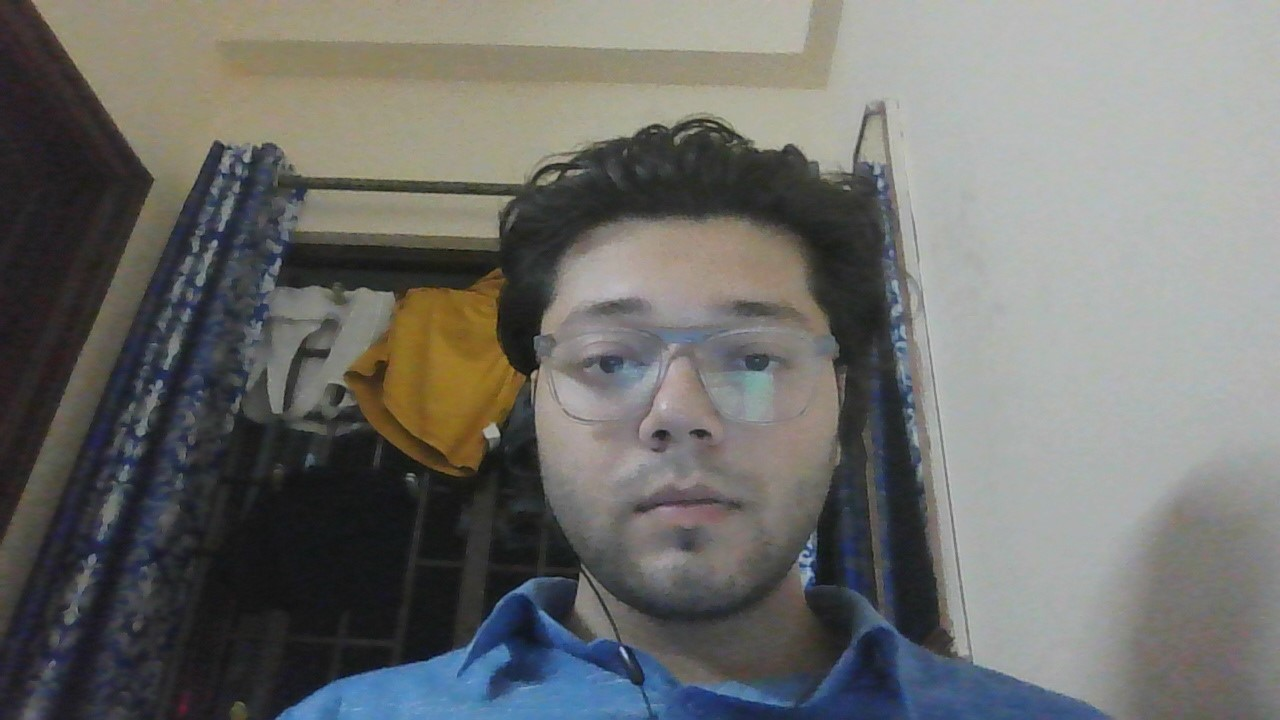
#> input picture backend/models/skin_tone_model/test_imgs/test_1.jpg, 1280 x 720 px
$ python -i skin_detection.py   (imports and definitions only)
#> lines starting #> are read from the running program, lines starting #| are printed output that depends on the picture; after the words box and inside, x2 and y2 are one past the last pixel; in counts of white or black regions, pixels touching at a corner belong together
import cv2
import numpy as np
import pandas as pd
from sklearn.cluster import KMeans

pd.options.mode.chained_assignment = None  # default='warn'

def skin_colours(img_path):
    # read image in BGR and resize it
    img = read_image(img_path , maxh=500, maxw=500)
    #transfrom image into HSV , YCrCb colour space
    images = image_conversions(img)
    # determine pixels with skin colour values
    h,w = skin_predict(images)

    dframe , dframe_removed = process(images)
    skin_cluster_row , skin_cluster_label = skin_cluster(dframe)
    cluster_label_mat = cluster_matrix(
        dframe,
        dframe_removed,
        skin_cluster_label,
        h,
        w
    )
    # [6 lines of commented-out code are left out]

    return np.delete(skin_cluster_row, -1)


def display_image(image, name):
    window_name = name
    cv2.namedWindow(window_name)
    cv2.imshow(window_name, image)
    cv2.waitKey()
    cv2.destroyAllWindows()

# Display all images


def display_all_images(images):
    for key, value in images.items():
        display_image(value, key)

# write all images


def write_all_images(images):
    for key, value in images.items():
        cv2.imwrite(key+'.jpg', value)


#read an image using openCV

def read_image(path , maxh=500 , maxw=500):

#> called with path = 'test_imgs/test_1.jpg', maxh = 500, maxw = 500
    img_BGR = cv2.imread(path ,3 )
#> img_BGR is the input picture: shape (720, 1280, 3); mean B, G, R 107.9, 110.7, 110.5
    img_BGR = cv2.imread(path, 3)
    img_BGR = cv2.resize(img_BGR, (375, 500))
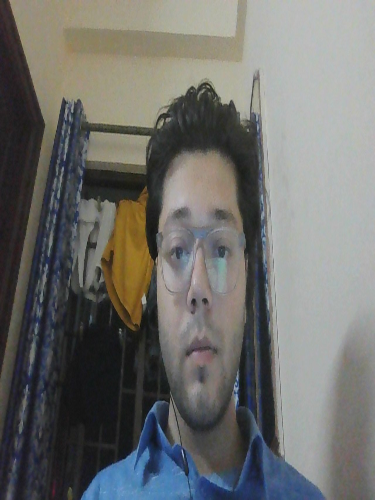
#> img_BGR: shape (500, 375, 3); mean B, G, R 107.8, 110.6, 110.4
    return img_BGR

# Grayscle and Thresholding and HSV & YCrCb color space conversions
def image_conversions(img_BGR):
    images = {
        "BGR" : img_BGR,
        "grayscale" : cv2.cvtColor(img_BGR , cv2.COLOR_BGR2GRAY),
    }

    images["thresholded_masked"] = thresholding_masking(images)
    images["HSV"] = cv2.cvtColor( images["thresholded_masked"] , cv2.COLOR_BGR2HSV )
    images["YCrCb"] = cv2.cvtColor(images["thresholded_masked"] , cv2.COLOR_BGR2YCrCb)

    # display_all_images(images)
    return images


def thresholding_masking(images):
    histogram, bin_edges = np.histogram(
        images["grayscale"].ravel(), 256, [0, 256])
#> histogram = 256 values, max 4388 at index 186, min 0 at index 0, mean 732.4; bin_edges = 257 values from 0 to 256
    Totsu , thresholded_img_otsu = cv2.threshold(
        images["grayscale"] ,
        0 ,
        255,
        cv2.THRESH_BINARY_INV + cv2.THRESH_OTSU
        )
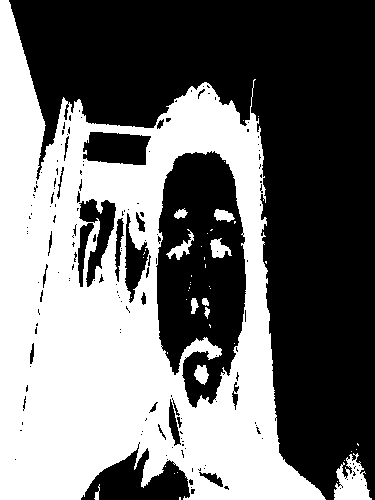
#> thresholded_img_otsu: shape (500, 375); 44.4% white; 45 white regions (34 under 20 px), largest, box (x1, y1, x2, y2) and area: (0, 0, 326, 500) 80963, (334, 453, 372, 500) 1037, (210, 238, 232, 258) 259
#> Totsu = 104
    Tmax = np.where(histogram[:] == max(histogram[:]))[0][0]
#> Tmax = 186
    Tfinal = round((Tmax + Totsu)/2) if Tmax > 10 else round((Tmax + Totsu)/4)
#> Tfinal = 145

    threshold_type = (cv2.THRESH_BINARY if Tmax <
                      220 else cv2.THRESH_BINARY_INV)
#> threshold_type = 0

    #segmenting
    Tfinal, thresholded_image = cv2.threshold(
        images["grayscale"], Tfinal, 255, threshold_type)
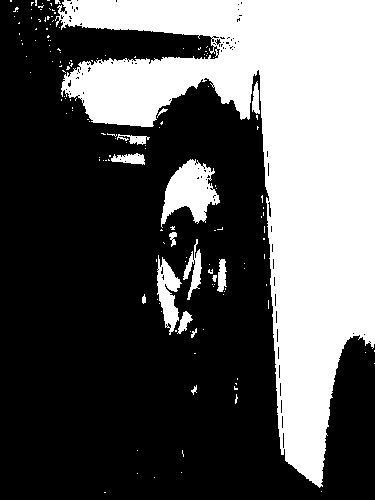
#> thresholded_image: shape (500, 375); 35.2% white; 152 white regions (137 under 20 px), largest, box (x1, y1, x2, y2) and area: (55, 0, 375, 488) 60680, (161, 159, 220, 228) 2219, (157, 255, 182, 335) 1014

    #masking pg BGR image according to segmented image in grayscale
    masked_img = cv2.bitwise_and(
        images["BGR"] ,
        images["BGR"] ,
        mask=thresholded_image
    )
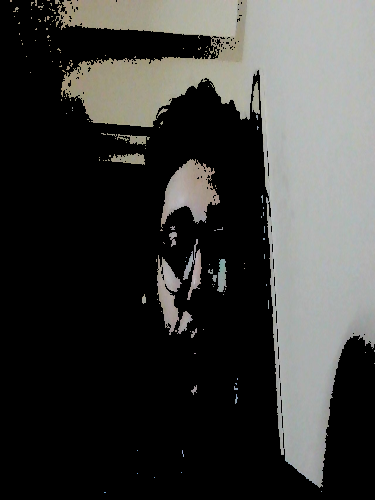
#> masked_img: shape (500, 375, 3); mean of channels 0, 1, 2 58.8, 61.1, 60.9; drawn as B, G, R
#> in skin_colours, `images = image_conversions(img)`: images = 5 items

    return masked_img


# Determine the skin pixels based on colour values
# All pixels fitting the criteria : (Hue <= 170) and (140 <= Cr <= 170) and (90 <= Cb <= 120)
# are classified as skin pixels
def skin_predict(images):
    h,w =  images["grayscale"].shape
#> h = 500; w = 375
    images["skin"] = np.copy(images["grayscale"])

    for i in range(h):
        for j in range(w):
            if((images["HSV"].item(i, j, 0) <= 170) and (140 <= images["YCrCb"].item(i, j, 1) <= 170) and (90 <= images["YCrCb"].item(i, j, 2) <= 120)):
                images["skin"][i, j] = 255
            else:
                images["skin"][i, j] = 0
#> after the loop, images = 6 items
#> in skin_colours, `h,w = skin_predict(images)`: h = 500; w = 375
#> in skin_colours, `dframe , dframe_removed = process(images)`: dframe = table of 62815 rows and 4 columns; dframe_removed = table of 124685 rows and 4 columns
#> in skin_colours, `skin_cluster_row , skin_cluster_label = skin_cluster(dframe)`: skin_cluster_row = [[28.82, 130.5, 120.9, 0.571]]; skin_cluster_label = 2
    return h, w


def process(images):

    #process image into custom dataframe with columns H , Y , X , Cr , Cb , I

    dframe = pd.DataFrame()

    # extract H values
    dframe['H'] = images["HSV"].reshape([-1, 3])[:, 0]

    # # Getting the y-x coordintates of white (foreground) pixels
    # gray = cv2.cvtColor(images["thresholded_masked"], cv2.COLOR_BGR2GRAY)
    # yx_coords = np.column_stack(np.where(gray >= 0))
    # dframe['Y'] = yx_coords[:, 0]
    # dframe['X'] = yx_coords[:, 1]

    # extracting Cr , Cb , Y values
    dframe['Cr'] = images["YCrCb"].reshape([-1, 3])[:, 1]
    dframe['Cb'] = images["YCrCb"].reshape([-1, 3])[:, 2]

    # reshaping image array into 1 row and N columns
    dframe['I'] = images["skin"].reshape([1, images["skin"].size])[0]

    # Remove Black pixels - which are already segmented
    dframe_removed = dframe[dframe['H'] == 0]
    dframe.drop(dframe[dframe['H'] == 0].index, inplace=True)
    return dframe, dframe_removed

# cluster skin pixels using K-means


def skin_cluster(dframe):
    # K-means
    kmeans = KMeans(
        init="random",
        n_clusters=3,
        n_init=5,
        max_iter=100,
        random_state=42
    )
    kmeans.fit(dframe)

    # Get the skin cluster label - which has the highest I value
    km_cc = kmeans.cluster_centers_
    skin_cluster_row = km_cc[km_cc[:, -1] == max(km_cc[:, -1]), :] #look at KMeans docs
    skin_cluster_label = np.where(
        [np.allclose(row, skin_cluster_row) for row in km_cc])[0][0]

    # Add cluster-label column to the dataframe
    dframe['cluster'] = kmeans.labels_
    return skin_cluster_row, skin_cluster_label


# Append removed pixels to the dataframe and get cluster matrix
def cluster_matrix(dframe, dframe_removed, skin_cluster_label, height, width):
#> called with skin_cluster_label = 2, height = 500, width = 375
    dframe_removed['cluster'] = np.full((len(dframe_removed.index), 1), -1)
    dframe = pd.concat([dframe, dframe_removed], ignore_index=True)

    # dframe = dframe.append(dframe_removed, ignore_index=False).sort_index()
    dframe['cluster'] = (dframe['cluster'] ==
                         skin_cluster_label).astype(int) * 255
    cluster_label_mat = np.asarray(
        dframe['cluster'].values.reshape(height, width), dtype=np.uint8)
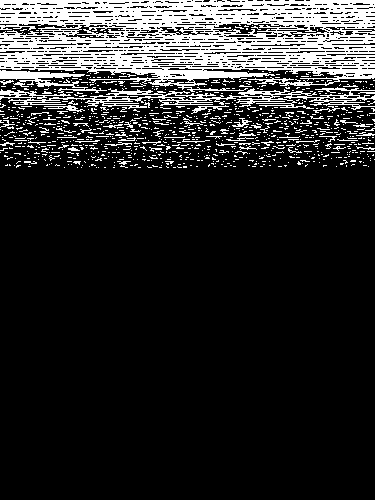
#> cluster_label_mat: shape (500, 375); 16.2% white; 963 white regions (909 under 20 px), largest, box (x1, y1, x2, y2) and area: (0, 0, 375, 92) 21488, (0, 70, 375, 110) 3482, (44, 105, 85, 112) 100
    return cluster_label_mat

# final segmentation by masking with cluster labels (0,)

def final_segment(images, cluster_label_mat):
    final_segment_img = cv2.bitwise_and(
        images["BGR"], images["BGR"], mask=cluster_label_mat)
    images["final_segment"] = final_segment_img
    # display_image(final_segment_img, "final segmentation")


"""
To classify the input skin into one of the 6 skin tones
"""
from sklearn.metrics.pairwise import cosine_similarity


def skin_tone(mean_values):
    # df = pd.read_csv("public\pre-processing\skin_tone_dataset_RGB.csv")
    df = pd.read_csv("public\skin_tone_dataset.csv")
    y = mean_values
    df['cs'] = [cosine_similarity([X], [y])[0][0]
                for X in df.iloc[:, [1, 2, 3]].values]
    skin_tone = df.sort_values(by=['cs'], ascending=False).iloc[0]['Type']
    return skin_tone

>>> result = skin_colours('test_imgs/test_1.jpg')
#> result = [28.82, 130.5, 120.9]

$ run again, on backend/models/skin_tone_model/test_imgs/test_3.jpg
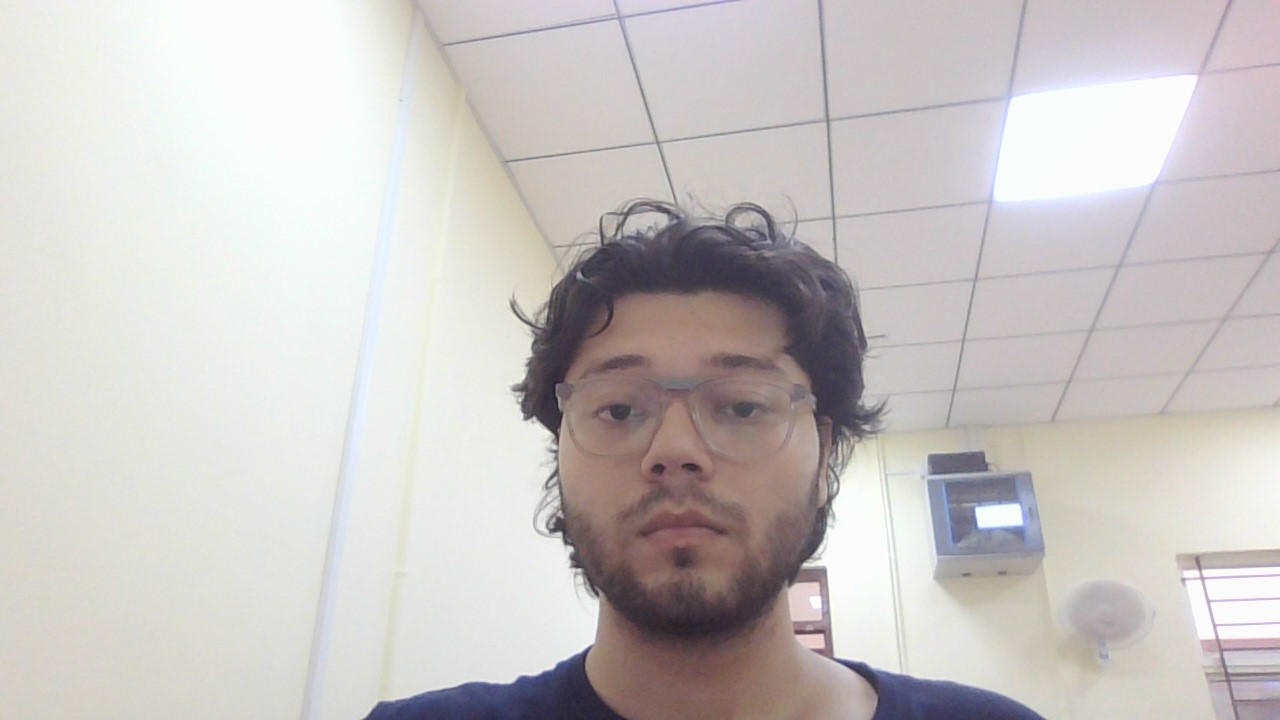
#> input picture backend/models/skin_tone_model/test_imgs/test_3.jpg, 1280 x 720 px
#> in read_image, img_BGR is the input picture: shape (720, 1280, 3); mean B, G, R 195.9, 197.3, 201.8
#> img_BGR: shape (500, 375, 3)
#> histogram = 256 values, max 11222 at index 251, min 0 at index 0, mean 732.4; bin_edges = 257 values from 0 to 256
#> in thresholding_masking, `Totsu , thresholded_img_otsu = cv2.threshold( images["grayscale"] , 0 ..`:
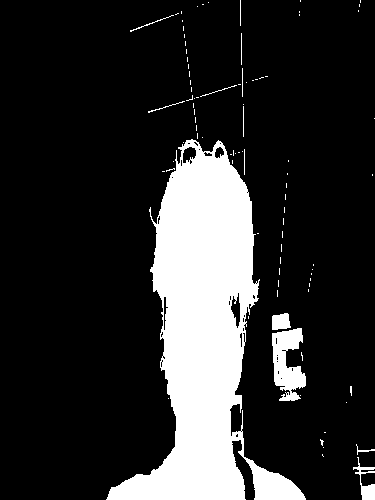
#> thresholded_img_otsu: shape (500, 375); 17.6% white; 91 white regions (78 under 20 px), largest, box (x1, y1, x2, y2) and area: (106, 139, 306, 500) 30313, (272, 328, 306, 401) 1531, (353, 457, 375, 500) 335
#> Totsu = 162
#> Tmax = 251
#> Tfinal = 206
#> threshold_type = 1
#> thresholded_image: shape (500, 375); 47.7% white; 94 white regions (87 under 20 px), largest, box (x1, y1, x2, y2) and area: (105, 0, 375, 500) 87111, (337, 438, 375, 500) 1248, (344, 381, 375, 399) 369
#> in skin_colours, `images = image_conversions(img)`: images = 5 items
#> after the loop in skin_predict, `for i in range(h):`: images = 6 items
#> in skin_colours, `h,w = skin_predict(images)`: h = 500; w = 375
#> dframe = table of 85588 rows and 4 columns; dframe_removed = table of 101912 rows and 4 columns
#> skin_cluster_row = [[7.44, 143.5, 118.1, 255]]; skin_cluster_label = 2
#> in cluster_matrix, `cluster_label_mat = np.asarray( dframe['cluster'].values.reshape(heigh..`:
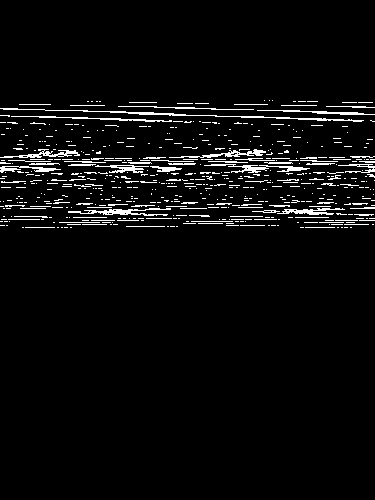
#> cluster_label_mat: shape (500, 375); 4.3% white in thin lines or dots, all inside (x1, y1, x2, y2) = (0, 100, 375, 228)
#> result = [7.44, 143.5, 118.1]
